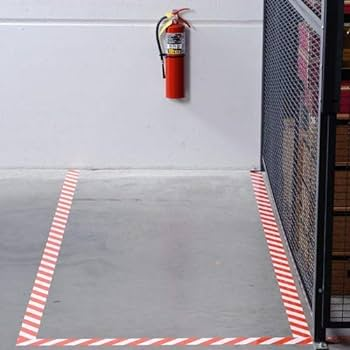
#> input picture data/test_images/519OQDubJ6L._AC_UF350,350_QL80_.jpg, 350 x 350 px; its folder holds only this picture in this run
$ jupyter execute tape_detection.ipynb
#> lines starting #> are read from the running program, lines starting #| are printed output that depends on the picture; after the words box and inside, x2 and y2 are one past the last pixel; in counts of white or black regions, pixels touching at a corner belong together
[cell 1]
import os
from pathlib import Path
from typing import Tuple, List, Union
import colorsys

# be careful when using opencv to convert colors as it may not follow standard color coordinate ranges
import cv2
import numpy as np
import matplotlib.pyplot as plt
from sklearn.linear_model import RANSACRegressor

Numeric = Union[int, float, np.number] # create generic numeric type (excluding complex numbers)

[cell 2]
def find_files_by_ext(dir:Union[str, Path], extensions:List[str]=['png', 'jpg', 'jpeg']) -> List[Path]:
    files: List[Path] = []
    for ext in extensions:
        ext = ext.split('.')[-1] # remove potential '.' from extension string
        files += list(Path(dir).glob(f'*.{ext}'))
    return files

# [5 lines left out: function theoretical_lab_to_cv2_lab, not called in this run]

def rgb_to_cv2_hsv(rgb: List[Numeric], max_val=255) -> Tuple[Numeric]:
    #get rgb percentage: range (0-1, 0-1, 0-1 )
    rgb_percentages = [c/max_val for c in rgb]

    # colorsys works on normalized color coordinates (0.0-1.0)
    hsv_percentage=colorsys.rgb_to_hsv(*rgb_percentages)

    #convert to opencv hsv format: range (0-180, 0-255, 0-255)
    hsv = [c*range for c, range in zip(hsv_percentage, (180, 255, 255))]

    return hsv

# [52 lines left out: functions convert_hsv_to_cv2_lab, iterative_RANSAC, not called in this run]

[cell 3]
yellow_tape_rgb_values = np.array([
    (241, 237, 86),
    (247, 253, 75),
    (245, 250, 52),
    (251, 239, 78),
    (254, 255, 86),
    (242, 251, 68),

    (245, 233, 127),
    (247, 239, 156),
    (253, 252, 153),
    (252, 222, 101),
    (250, 223, 91),

    (239, 197, 48),
    (231, 197, 20),
    (243, 210, 99),

    (253, 203, 63),
    (246, 209, 69),
    (251, 211, 79),
    (251, 222, 100),
    (247, 214, 55),
    (247, 205, 49),

    (160, 167, 21),
    (172, 177, 43),

    (253, 217, 69),
    (245, 215, 23),
    (230, 221, 25),
    (245, 219, 39),
    (233, 232, 123),
    (251, 249, 145),

    (250, 209, 24),
    (253, 217, 51),
    (237, 217, 0),
    (236, 219, 5),
    (255, 227, 6),
    (246, 208, 0),
    (224, 175, 15),
    (240, 201, 9),

    (200, 196, 98),
    (176, 156, 44),
    (213, 187, 64),

    (255, 239, 82),
    (255, 233, 72),
    (255, 218, 50),
    (226, 189, 29),
    (198, 159, 18),
    (255, 239, 80),
    (241, 205, 47),
    (199, 163, 24),

    (203, 217, 105),
    (215, 219, 106),
    (226, 228, 109),
    (228, 228, 117)
])


yellow_tape_hsv_values = np.apply_along_axis(rgb_to_cv2_hsv, axis=-1, arr=yellow_tape_rgb_values)

[cell 4]
plt.scatter(yellow_tape_hsv_values[:, 0], yellow_tape_hsv_values[:, 1], s=15, alpha=0.5, label='saturation')
plt.scatter(yellow_tape_hsv_values[:, 0], yellow_tape_hsv_values[:, 2], s=15, alpha=0.5, label='value')
plt.grid()
plt.xlabel('hue')
plt.ylabel('saturation, value')
# plt.xlim((0, 360))
# plt.ylim((0, 255))
plt.legend()
plt.show()
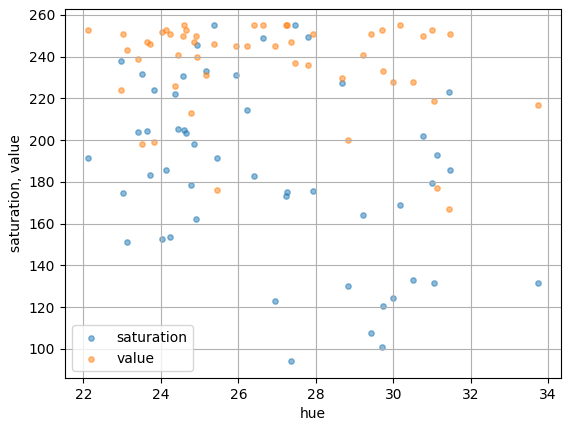
#> figure drawn by matplotlib, 1 panel

[cell 5]
tape_red_min_cv2_hsv = (22, 100, 170)
tape_red_max_cv2_hsv = (32, 255, 255)


img_paths = find_files_by_ext('../data/test_images/')
for img_path in img_paths:
    img_bgr = cv2.imread(str(img_path))
#> img_bgr is the input picture: shape (350, 350, 3); mean B, G, R 160.8, 154.2, 160.1
    if img_bgr is None:
        print(f'{str(img_path)} could not be opened!')
        continue
    img_bgr = cv2.resize(img_bgr, (500, 500))
#> img_bgr: shape (500, 500, 3)
    img_bgr = cv2.medianBlur(img_bgr, 3)
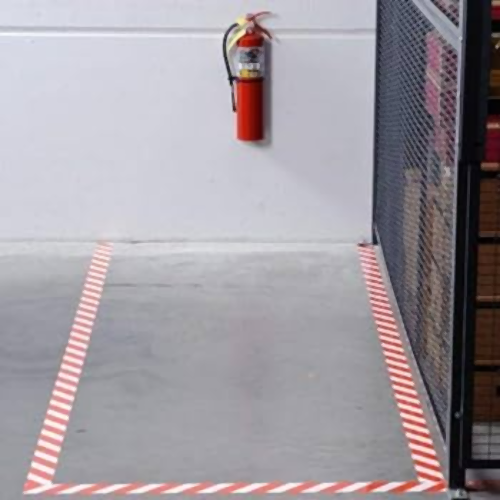
#> img_bgr: shape (500, 500, 3); mean B, G, R 160.7, 154.1, 160
    img_rgb = cv2.cvtColor(img_bgr, cv2.COLOR_BGR2RGB)
    img_hsv = cv2.cvtColor(img_bgr, cv2.COLOR_BGR2HSV)
#> img_hsv: shape (500, 500, 3); mean H, S, V 113.6, 28.3, 166.6
    img_lab = cv2.cvtColor(img_bgr, cv2.COLOR_BGR2Lab)
#> img_lab: shape (500, 500, 3); mean of channels 0, 1, 2 162.3, 131.7, 125.6


    mask_red = cv2.inRange(img_hsv, tape_red_min_cv2_hsv, tape_red_max_cv2_hsv)
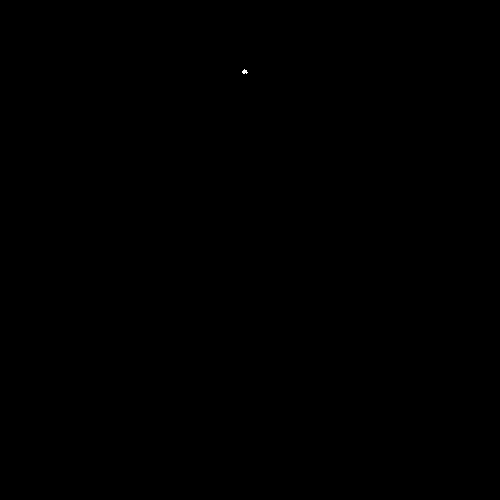
#> mask_red: shape (500, 500); 0.01% white in thin lines or dots, all inside (x1, y1, x2, y2) = (242, 69, 248, 74)
    kernel = np.ones((3,3), np.uint8)
    mask_red = cv2.erode(mask_red, kernel, iterations=1)
#> mask_red: shape (500, 500); 0% white in thin lines or dots, all inside (x1, y1, x2, y2) = (244, 71, 246, 72)

    # Find connected components
    num_labels, labels, stats, centroids = cv2.connectedComponentsWithStats(mask_red)
#> num_labels = 2; stats = [[0, 0, 500, 500, 249998], [244, 71, 2, 1, 2]]; centroids = [[249.5, 249.5], [244.5, 71]]
    # Create a new blank mask
    mask = np.zeros_like(mask_red)
    # Draw the centroid of each component as a single pixel
    for c in centroids:
        cx, cy = int(c[0]), int(c[1])
        mask[cy, cx] = 255
#> this loop made 2 passes
#> (c, cx, cy) on passes 1 to 2: ([249.5, 249.5], 249, 249), ([244.5, 71], 244, 71)
#> mask: shape (500, 500); 0% white in thin lines or dots, all inside (x1, y1, x2, y2) = (244, 71, 250, 250)

    # kernel = np.ones((3,3), np.uint8)
    # mask = cv2.dilate(mask, kernel, iterations=1)

    # Detect line segments using Probabilistic Hough Transform
    lines = cv2.HoughLinesP(mask, 1, np.deg2rad(1), threshold=6, minLineLength=80, maxLineGap=70)
#> lines = None
    # lines = iterative_RANSAC(mask, min_samples=2, min_inliers=5, residual_threshold=2, max_trials=1000)

    # Draw line segments on the original image
    if lines is not None:
        print(f'{len(lines)=}')
        for line in lines:
            x1, y1, x2, y2 = line[0]
            # x1, y1, x2, y2 = line
            cv2.line(img_rgb, (x1, y1), (x2, y2), (0, 255, 0), 2)
            cv2.line(img_rgb, (x1, y1), (x2, y2), (0, 0, 255), 1)

    fig, axes = plt.subplots(1, 2, figsize=(10, 5))
    axes[0].imshow(img_rgb)
    axes[0].set_title('input')

    axes[1].imshow(mask, cmap='gray')
    axes[1].set_title('segmentation')
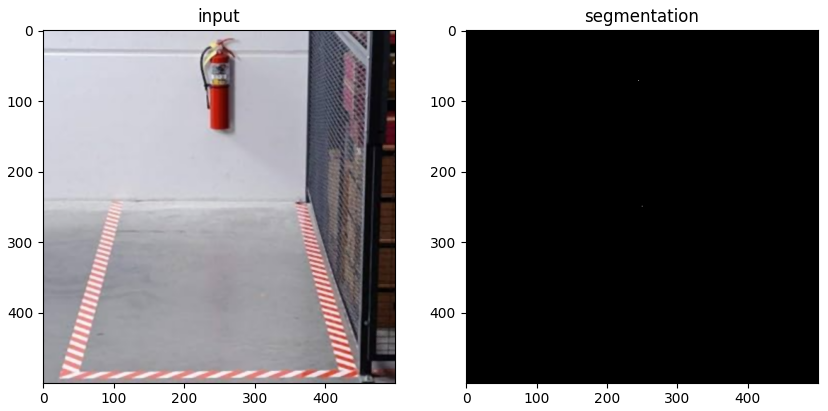
#> figure drawn by matplotlib, 2 panels
